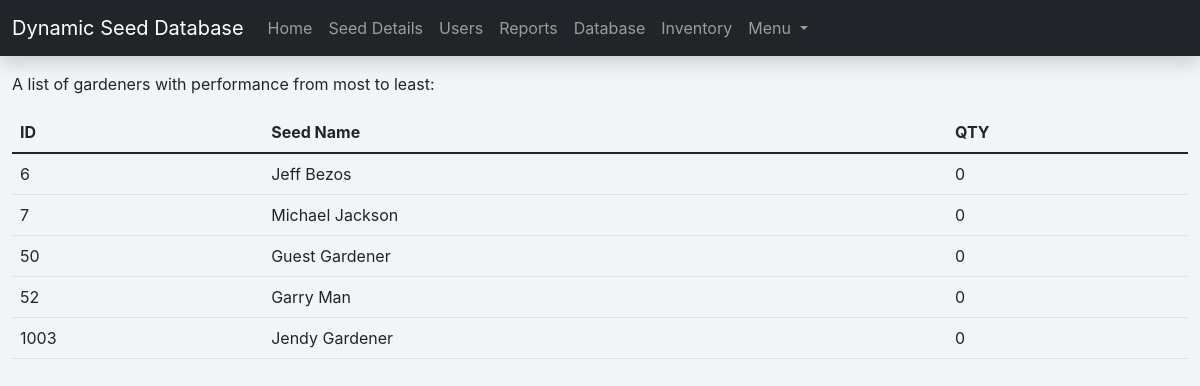
/performanceuser.php (signed in), run on the app's committed database.
### tables this page shows
CREATE TABLE `top_5_gardeners` (
  `user_id` int(6) NOT NULL,
  `name` varchar(30) NOT NULL,
  `seed_harvest` int(11) NOT NULL,
  `type_user` varchar(25) NOT NULL
);

### performanceuser.php (the view, shortened to what this page needs)
<?php
$DATABASE_HOST = 'localhost';
$DATABASE_USER = 'phpmyadmin';
$DATABASE_PASS = 'root';
$DATABASE_NAME = 'dynamic_seed_management';
$con = mysqli_connect($DATABASE_HOST, $DATABASE_USER, $DATABASE_PASS, $DATABASE_NAME);
$stmt = $con->prepare('SELECT password, isAdmin FROM user WHERE id = ?');
$stmt->bind_param('i', $_SESSION['id']);
$stmt->execute();
$stmt->bind_result($password, $isAdmin);
?>
<!DOCTYPE html>
<html>
	<head>
		<link href="style.css" rel="stylesheet" type="text/css">
		<link rel="stylesheet" href="https://use.fontawesome.com/releases/v5.7.1/css/all.css">
    	<link href="https://cdn.jsdelivr.net/npm/bootstrap@5.1.3/dist/css/bootstrap.min.css"
			  rel="stylesheet"
>
	</head>
	<body class="loggedin">
		<nav class="navbar navbar-expand-lg navbar-dark bg-dark shadow">
		  <div class="container-fluid">
			<a class="navbar-brand" href="#">Dynamic Seed Database</a>
			<div class="collapse navbar-collapse" id="navbarNavDropdown">
			  <ul class="navbar-nav">
				<li class="nav-item">
				  <a class="nav-link" aria-current="page" href="home.php">Home</a>
				</li>
				<li class="nav-item">
				  <a class="nav-link" href="seed-page.php">Seed Details</a>
				</li>
				<?php
				if ($isAdmin == 'yes') {
				echo  '<li class="nav-item active"><a class="nav-link" href="users.php">Users</a></li>',
					  '<li class="nav-item"><a class="nav-link" href="alert-and-report.php">Reports</a></li>';
				} ?>
				  <li class="nav-item"><a class="nav-link" href="seed-database.php">Database</a></li>
				<li class="nav-item">
				  <a class="nav-link" href="inventory.php">Inventory</a>
				</li>
				<li class="nav-item dropdown">
				  <a class="nav-link dropdown-toggle" href="#" id="navbarDropdownMenuLink" role="button" data-bs-toggle="dropdown" aria-expanded="false">
					Menu
				  </a>
				</li>
			  </ul>
			</div>
		  </div>
		</nav>
		<div class="mt-3">
			<div class="container-fluid">
				<p>	A list of gardeners with performance from most to least: <br></p>
				<table class="table">
					<thead>
					<tr>
						<th scope="col">ID</th>
						<th scope="col">Seed Name</th>
						<th scope="col">QTY</th>
					</tr>
					</thead>
					<?php
					$query = mysqli_query($con, "SELECT * FROM top_5_gardeners Where type_user='Gardener' ORDER by seed_harvest DESC LIMIT 5");
					while($row = mysqli_fetch_assoc($query)){ ?>
					<tr>
						<td><?php echo $row['user_id']; ?></td>
						<td><?php echo $row['name']; ?></td>
						<td><?php echo $row['seed_harvest']; ?></td>
					</tr>
					<?php } ?>
			</div>
		</div>
	</body>
</html>

### style.css (style rules this page uses)
* { box-sizing: border-box; font-family: -apple-system, BlinkMacSystemFont, "segoe ui", roboto, oxygen, ubuntu, cantarell, "fira sans", "droid sans", "helvetica neue", Arial, sans-serif; font-size: 16px; -webkit-font-smoothing: antialiased; -moz-osx-font-smoothing: grayscale; }
body { background-color: #212529; }
body.loggedin { background-color: #f3f4f7; }

### data on the page
top_5_gardeners: user_id "6", name "Jeff Bezos", seed_harvest "0"
top_5_gardeners: user_id "7", name "Michael Jackson", seed_harvest "0"
top_5_gardeners: user_id "50", name "Guest Gardener", seed_harvest "0"
top_5_gardeners: user_id "52", name "Garry Man", seed_harvest "0"
top_5_gardeners: user_id "1003", name "Jendy Gardener", seed_harvest "0"
